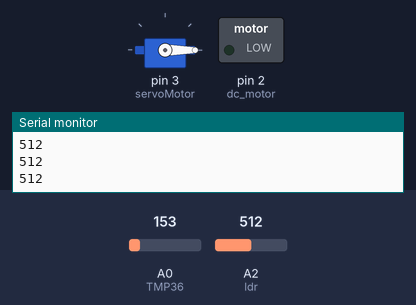
A sketch run on a simulated Arduino Uno, built with avr-gcc and run on an emulated ATmega328P. Shown: servo, switched loads named in the sketch (green lamp = pin HIGH), the last lines printed to the serial monitor. The test bench sets the inputs (shaded band); at power-on: A2 (ldr) = 512, A0 (TMP36) = 153.

Above: at 1.2 s.
1.3 s: A2 (ldr) set to 984
2.8 s: A2 (ldr) set to 1017
At 4.0 s:
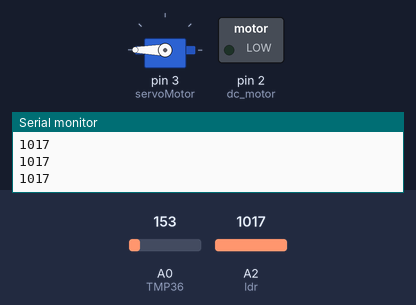
4.3 s: A0 (TMP36) set to 161
At 4.9 s:
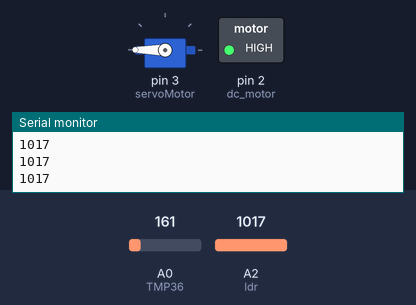
6.0 s: A2 (ldr) set to 990
At 6.8 s:
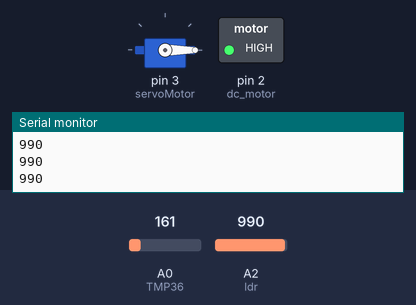
7.6 s: A2 (ldr) set to 1010
At 8.1 s:
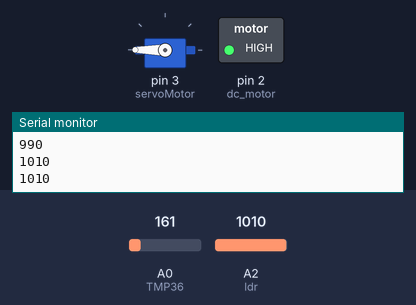
9.1 s: A2 (ldr) set to 900
At 10.5 s:
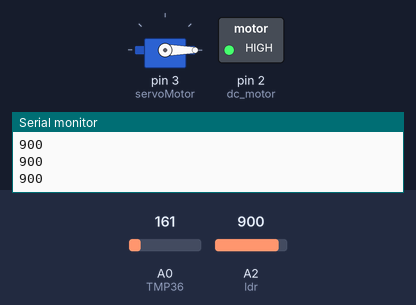
Timing chart, 0 to 11.6 s (numbered marks = the images above; inputs shaded):
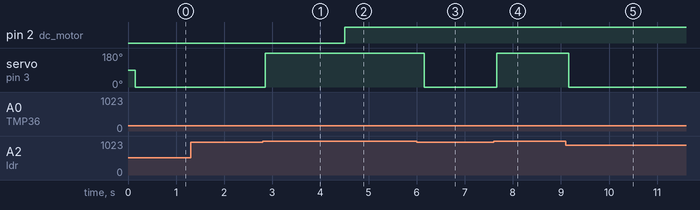

Measured:
- the behaviour switches between 999 and 1000 on A2 (ldr) (found by bisection; images 0 and 1)
- the behaviour switches between 153 and 154 on A0 (TMP36) (found by bisection; images 1 and 2)
- after the input at 2.8 s, servo on pin 3 (servoMotor): 0° → 180° after 0.05 s
- after the input at 4.3 s, pin 2 (dc_motor): LOW → HIGH after 0.21 s
- after the input at 6.0 s, servo on pin 3 (servoMotor): 180° → 0° after 0.16 s
- after the input at 7.6 s, servo on pin 3 (servoMotor): 0° → 180° after 0.06 s
- after the input at 9.1 s, servo on pin 3 (servoMotor): 180° → 0° after 0.06 s

The sketch:

code.ino
```cpp
#include <Servo.h>
Servo servoMotor;
const int TMP36 = A0;
const int dc_motor = 2;
const int ldr = A2;
const int servo = 3;
int Temperatura = 0;
int ldr_deger =0;

void setup()
{
  servoMotor.attach(3);
  Serial.begin(9600);
  pinMode(TMP36, INPUT);
  pinMode(dc_motor, OUTPUT);
}

void loop()
{
  //sıcaklık_dcmotor//
  Temperatura = -40 + 0.488155 * (analogRead(TMP36) - 20);
  if (Temperatura >= 25) {
    digitalWrite(dc_motor, HIGH);
  }
  if (Temperatura <= 20) {
    digitalWrite(dc_motor, LOW);
  }
  delay(150);
  //LDR_Servo//

  ldr_deger= analogRead(ldr);

  Serial.println(ldr_deger);
  if (ldr_deger < 1000)
  {
    servoMotor.write(0);
  }else if (ldr_deger > 500){
    servoMotor.write(180);
  }
  delay(150);


}
```
